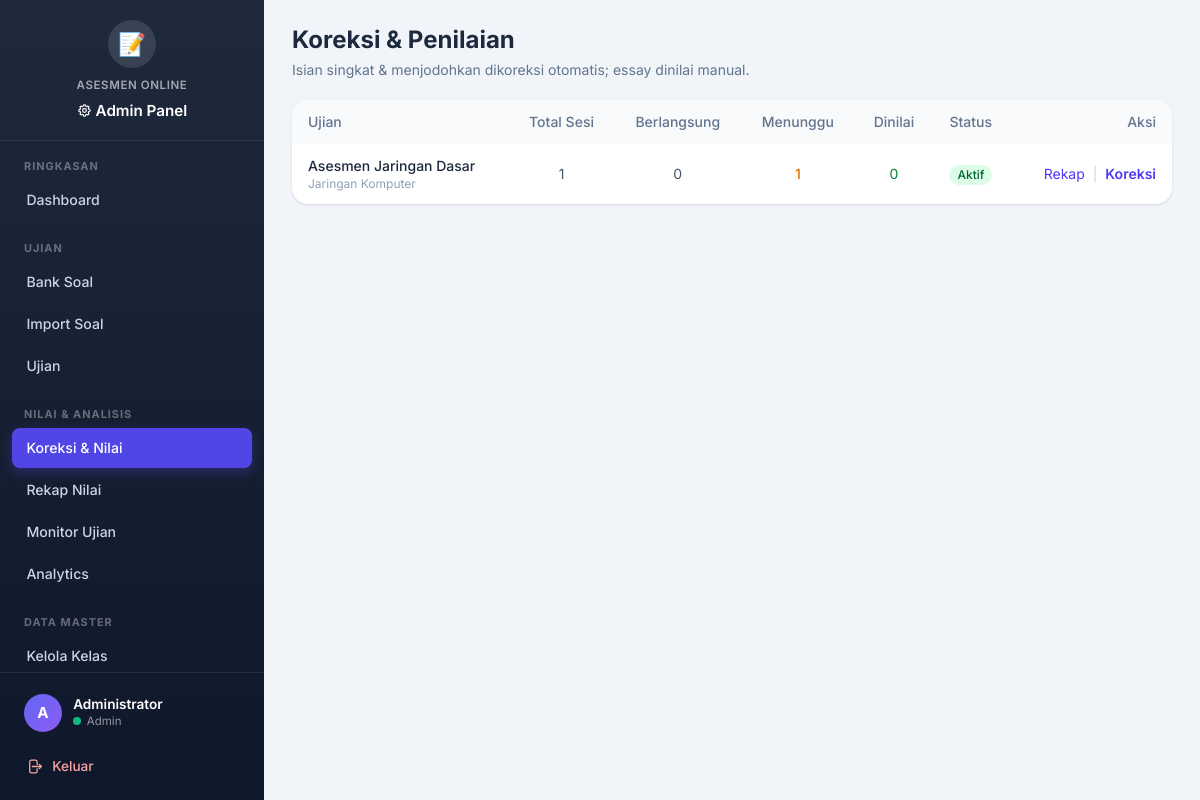
The app's page /admin/koreksi/index.php (signed in) with its own data.
### tables this page shows
CREATE TABLE IF NOT EXISTS ujian (
  id INT AUTO_INCREMENT PRIMARY KEY,
  judul VARCHAR(150) NOT NULL,
  mata_pelajaran VARCHAR(100) NULL,
  deskripsi TEXT NULL,
  tanggal_mulai DATETIME NULL,
  tanggal_selesai DATETIME NULL,
  durasi_menit INT NOT NULL DEFAULT 60,
  status ENUM('draft','aktif','selesai') NOT NULL DEFAULT 'draft',
  acak_soal TINYINT(1) NOT NULL DEFAULT 0,
  tampilkan_hasil TINYINT(1) NOT NULL DEFAULT 1,
  created_by INT NULL,
  created_at TIMESTAMP DEFAULT CURRENT_TIMESTAMP,
  updated_at TIMESTAMP DEFAULT CURRENT_TIMESTAMP ON UPDATE CURRENT_TIMESTAMP,
  CONSTRAINT fk_ujian_admin FOREIGN KEY (created_by) REFERENCES admin_users(id) ON DELETE SET NULL,
  KEY idx_ujian_status (status)
);

### core/functions.php (called while the page is built, shortened)
<?php
function e($value) {
    return htmlspecialchars((string)$value, ENT_QUOTES, 'UTF-8');
}

### admin/koreksi/index.php (the view, shortened to what this page needs)
<?php
$conn = db();
$ujian_list = $conn->query("
    SELECT u.id, u.judul, u.mata_pelajaran, u.status, u.tampilkan_hasil,
        (SELECT COUNT(*) FROM sesi_ujian s WHERE s.id_ujian = u.id) AS jml_sesi,
        (SELECT COUNT(*) FROM sesi_ujian s WHERE s.id_ujian = u.id AND s.status IN ('submitted','dinilai')) AS jml_sumbit,
        (SELECT COUNT(*) FROM sesi_ujian s WHERE s.id_ujian = u.id AND s.status = 'dinilai') AS jml_nilai,
        (SELECT COUNT(*) FROM sesi_ujian s WHERE s.id_ujian = u.id AND s.status = 'berlangsung') AS jml_proses
    FROM ujian u ORDER BY u.id DESC
")->fetch_all(MYSQLI_ASSOC);
require __DIR__ . '/../../views/layout_admin_top.php';
?>
<h1 class="text-2xl font-bold text-slate-800">Koreksi &amp; Penilaian</h1>
<p class="mt-1 text-sm text-slate-500">Isian singkat & menjodohkan dikoreksi otomatis; essay dinilai manual.</p>
<div class="mt-5 overflow-hidden rounded-2xl bg-white shadow">
  <table class="w-full text-left text-sm">
    <thead class="bg-slate-50 text-slate-500">
      <tr>
        <th class="px-4 py-3 font-medium">Ujian</th>
        <th class="px-4 py-3 font-medium text-center">Total Sesi</th>
        <th class="px-4 py-3 font-medium text-center">Berlangsung</th>
        <th class="px-4 py-3 font-medium text-center">Menunggu</th>
        <th class="px-4 py-3 font-medium text-center">Dinilai</th>
        <th class="px-4 py-3 font-medium">Status</th>
        <th class="px-4 py-3 font-medium text-right">Aksi</th>
      </tr>
    </thead>
    <tbody class="divide-y divide-slate-100">
      <?php foreach ($ujian_list as $u): ?>
        <tr class="hover:bg-slate-50">
          <td class="px-4 py-3">
            <div class="font-medium text-slate-800"><?= e($u['judul']) ?></div>
            <div class="text-xs text-slate-400"><?= e($u['mata_pelajaran'] ?? '-') ?></div>
          </td>
          <td class="px-4 py-3 text-center text-slate-600"><?= (int)$u['jml_sesi'] ?></td>
          <td class="px-4 py-3 text-center text-slate-600"><?= (int)$u['jml_proses'] ?></td>
          <td class="px-4 py-3 text-center text-amber-600 font-medium"><?= max(0, (int)$u['jml_sumbit'] - (int)$u['jml_nilai']) ?></td>
          <td class="px-4 py-3 text-center text-green-700"><?= (int)$u['jml_nilai'] ?></td>
          <td class="px-4 py-3">
            <span class="inline-flex rounded-full px-2 py-0.5 text-xs font-medium <?= $u['status'] === 'aktif' ? 'bg-green-100 text-green-800' : ($u['status'] === 'selesai' ? 'bg-slate-200 text-slate-700' : 'bg-amber-100 text-amber-800') ?>">
              <?= e(ucfirst($u['status'])) ?>
            </span>
          </td>
          <td class="px-4 py-3 text-right">
            <a href="rekap.php?ujian=<?= (int)$u['id'] ?>" class="text-indigo-600 hover:underline">Rekap</a>
            <span class="mx-1 text-slate-300">|</span>
            <a href="nilai.php?ujian=<?= (int)$u['id'] ?>" class="font-semibold text-indigo-600 hover:underline">Koreksi</a>
          </td>
        </tr>
      <?php endforeach; ?>
    </tbody>
  </table>
</div>
<?php require __DIR__ . '/../../views/layout_admin_bottom.php'; ?>

### assets/css/theme.css (style rules this page uses)
:root { --primary: #4f46e5; --primary-hover: #4338ca; --primary-light: #eef2ff; --secondary: #64748b; --success: #10b981; --success-light: #d1fae5; --warning: #f59e0b; --warning-light: #fef3c7; --danger: #ef4444; --danger-light: #fee2e2; --info: #3b82f6; --info-light: #dbeafe; --dark: #1e293b; --light: #f8fafc; --border: #e2e8f0; --sidebar-width: 264px; --sidebar-bg: linear-gradient(180deg, #1e293b 0%, #0f172a 100%); --card-shadow: 0 1px 3px rgba(0,0,0,0.06), 0 1px 2px rgba(0,0,0,0.04); --card-hover-shadow: 0 10px 25px rgba(0,0,0,0.10); --radius: 12px; --radius-sm: 8px; --font: 'Inter', system-ui, -apple-system, sans-serif; --transition: 0.2s ease; }
* { font-family: var(--font); }
body { font-size: 16px; line-height: 1.6; }

### records on screen
ujian: judul "Asesmen Jaringan Dasar", mata_pelajaran "Jaringan Komputer", jml_sesi "1", jml_proses "0", max(0, (int)$u['jml_sumbit'] - (int)$u['jml_nilai']) "1", jml_nilai "0", status "Aktif"

### other values on screen
$section['label'] "RINGKASAN"
$item['label'] "Dashboard"
$section['label'] "UJIAN"
$item['label'] "Bank Soal"
$item['label'] "Import Soal"
$item['label'] "Ujian"
$section['label'] "NILAI & ANALISIS"
$item['label'] "Koreksi & Nilai"
$item['label'] "Rekap Nilai"
$item['label'] "Monitor Ujian"
$item['label'] "Analytics"
$section['label'] "DATA MASTER"
$item['label'] "Kelola Kelas"
$admin_avatar "A"
$admin_nama "Administrator"
